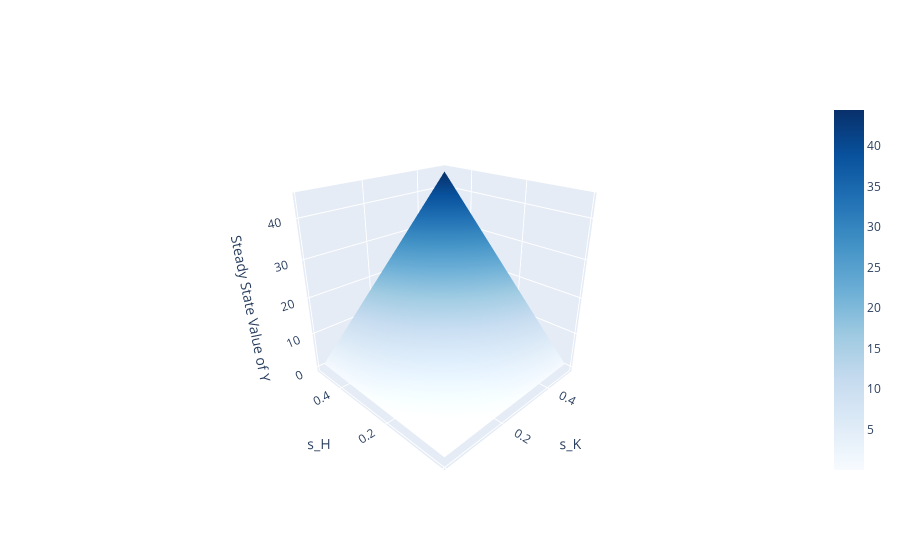

The notebook cell saved with this chart:
### Code cell
import plotly.graph_objects as go

# Create meshgrid of s_K and s_H values
s_K_range = np.linspace(0.01, 0.5, 50)
s_H_range = np.linspace(0.01, 0.5, 50)
s_K_mesh, s_H_mesh = np.meshgrid(s_K_range, s_H_range)

# Create empty arrays to store results
ss_k_values = np.zeros_like(s_K_mesh)
ss_h_values = np.zeros_like(s_K_mesh)
ss_y_values = np.zeros_like(s_K_mesh)

# Loop through s_K and s_H values and calculate steady state values
for i in range(len(s_K_range)):
    for j in range(len(s_H_range)):
        s_K = s_K_mesh[i, j]
        s_H = s_H_mesh[i, j]
        
        # Define function to be optimized
        objective = lambda x: [trans_eqs(x[0], x[1], new_alpha, new_phi, s_K, s_H, new_n, new_g, new_delta)]
        # Solve for steady state values of k and h
        solution = optimize.root(objective, [1, 1], method='broyden1', options={'maxiter': 1000})
        ss_k = solution.x[0]
        ss_h = solution.x[1]
        # Calculate steady state value of y
        ss_y = ss_k**new_alpha * ss_h**new_phi
        # Store results in arrays
        ss_k_values[i, j] = ss_k
        ss_h_values[i, j] = ss_h
        ss_y_values[i, j] = ss_y

# Create interactive 3D plot of steady state values
fig = go.Figure(data=go.Surface(x=s_K_mesh, y=s_H_mesh, z=ss_y_values, colorscale='Blues'))
fig.update_layout(
    scene=dict(
        xaxis_title='s_K',
        yaxis_title='s_H',
        zaxis_title='Steady State Value of Y',
        camera=dict(
            eye=dict(x=-1.5, y=-1.5, z=1)
        )
    )
)
fig.show()

### Figure 1 — Plotly figure (JSON) as saved in the notebook; plotly's stock layout.template omitted (floating-point values rounded to 4 significant figures; data arrays with more than 128 entries replaced by an {"elided": "..."} marker saying what was removed)
{"data": [{"colorscale": [[0, "rgb(247,251,255)"], [0.125, "rgb(222,235,247)"], [0.25, "rgb(198,219,239)"], [0.375, "rgb(158,202,225)"], [0.5, "rgb(107,174,214)"], [0.625, "rgb(66,146,198)"], [0.75, "rgb(33,113,181)"], [0.875, "rgb(8,81,156)"], [1, "rgb(8,48,107)"]], "type": "surface", "x": {"elided": "50x50 float values"}, "y": {"elided": "50x50 float values"}, "z": {"elided": "50x50 float values"}}], "layout": {"scene": {"camera": {"eye": {"x": -1.5, "y": -1.5, "z": 1}}, "xaxis": {"title": {"text": "s_K"}}, "yaxis": {"title": {"text": "s_H"}}, "zaxis": {"title": {"text": "Steady State Value of Y"}}}}}
